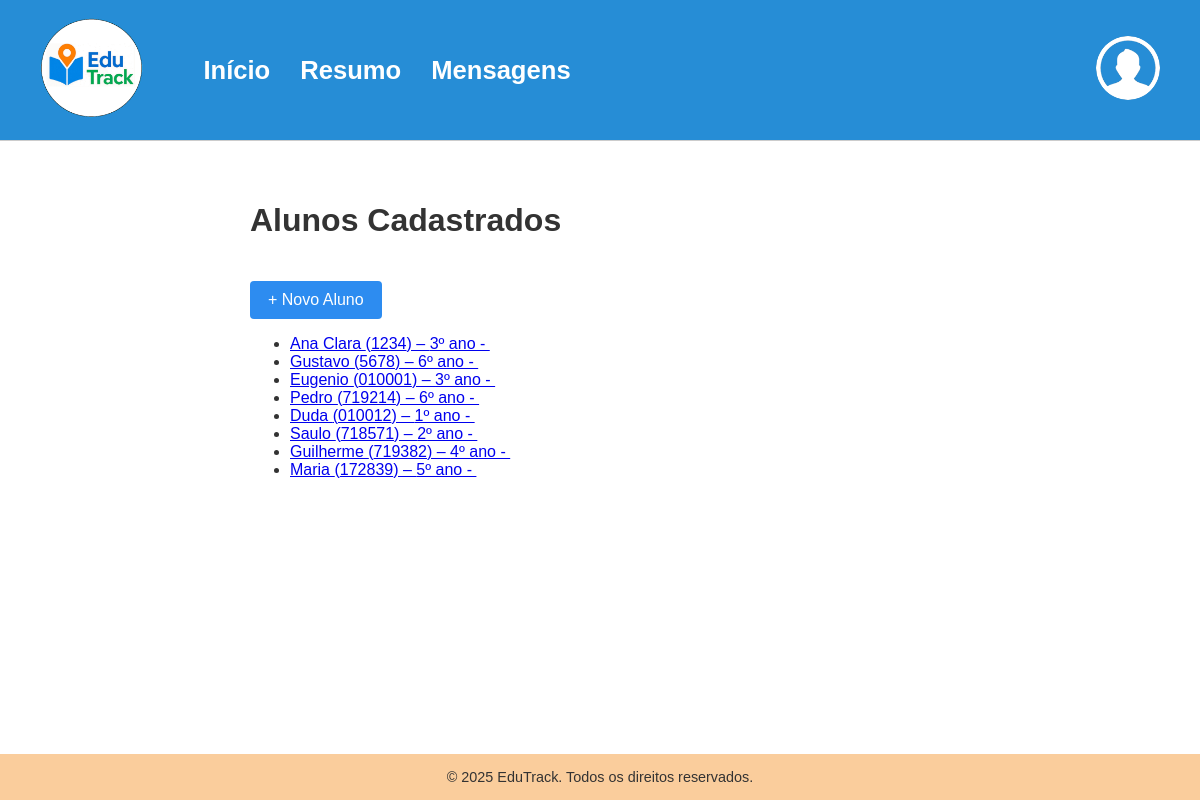
/alunoLista/, run on an earlier commit of the app's database.
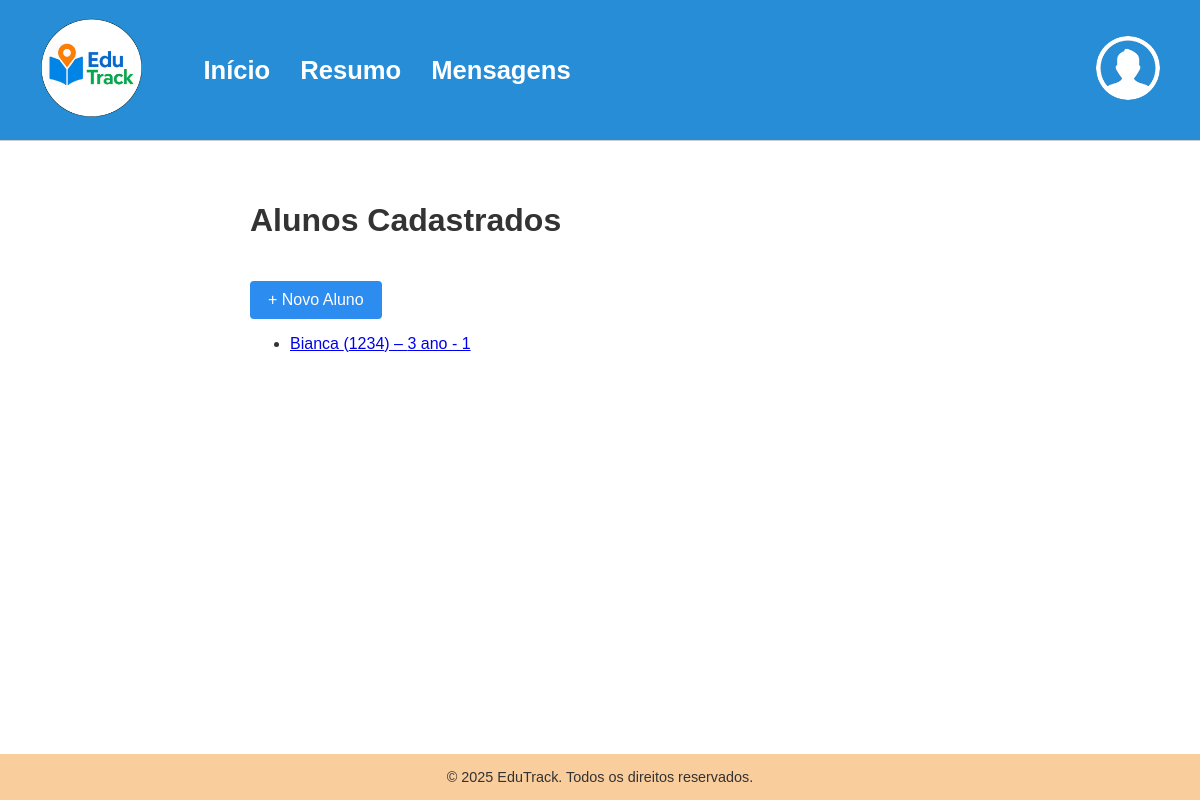
And on a later commit of the database.
### edutrack/models.py (models this page shows, shortened)
class Aluno(models.Model):
    user = models.OneToOneField(User, on_delete=models.CASCADE, null=True, blank=True)
    nome = models.CharField('Nome', max_length=100)
    matricula = models.CharField('Matrícula', max_length=20, unique=True)
    turma = models.ForeignKey('Turma', on_delete=models.SET_NULL, null=True, blank=True, verbose_name="Turma")
    pontualidade = models.PositiveIntegerField('Pontualidade (%)', default=0)
    participacao_aula = models.PositiveIntegerField('Participação em aula (%)', default=0)
    entregas_tarefas = models.PositiveIntegerField('Entregas de tarefas (%)', default=0)
    comportamento_funcionarios = models.PositiveIntegerField('Comportamento com funcionários (%)', default=0)
    participacao_oficinas = models.PositiveIntegerField('Participação em oficinas (%)', default=0)
    comportamento_sala = models.PositiveIntegerField('Comportamento em sala de aula (%)', default=0)
    participacao_plataformas = models.PositiveIntegerField('Participação em plataformas (%)', default=0)

class Turma(models.Model):
    serie = models.CharField(max_length=100, verbose_name="Série")
    numero = models.CharField(max_length=20, verbose_name="Número/Letra")
    def __str__(self):
        return f"{self.serie} - {self.numero}"

### edutrack/views.py (the view)
# urls.py: path('alunoLista/', views.aluno_list, name='aluno_lista'),
def aluno_list(request):
    alunos = Aluno.objects.all()
    return render(request, 'lista_alunos.html', {'alunos': alunos})

### edutrack/context_processors.py (called while the page is built, shortened)
def menu_context(request):
    if not request.user.is_authenticated:
        return {}

### edutrack_projeto/templates/lista_alunos.html (shortened to what this page needs)
{% load static %}
<!DOCTYPE html>
<html lang="pt-BR">
<head>
  <link rel="stylesheet" href="{% static 'participacao.css' %}">
</head>
<body>
  <header class="site-header">
    <a href="{% url 'aluno_lista' %}" class="logo">
      <img src="{% static 'imgs/logo.png' %}" alt="EduTrack Logo">
    </a>
    <nav class="main-nav">
      <ul>
        <li><a href="{% url 'aluno_lista' %}">Início</a></li>
        <li><a href="#">Resumo</a></li>
        <li><a href="#">Mensagens</a></li>
      </ul>
    </nav>
    <div class="header-right">
      <a href="#" class="profile-icon">
        <img src="{% static 'imgs/user-icon.png' %}" alt="Usuário">
      </a>
    </div>
  </header>
  <main>
    <div class="content-wrapper">
      <h1>Alunos Cadastrados</h1>
      <p><a class="btn" href="{% url 'forms_aluno' %}">+ Novo Aluno</a></p>
      <ul class="student-list">
        {% for a in alunos %}
          <li>
            <a href="{% url 'participacao' a.pk %}">
              {{ a.nome }} ({{ a.matricula }}) – {{ a.turma }}
            </a>
          </li>
        {% empty %}
          <li><em>Nenhum aluno cadastrado.</em></li>
        {% endfor %}
      </ul>
    </div>
  </main>
  <footer class="site-footer">
    © 2025 EduTrack. Todos os direitos reservados.
  </footer>
</body>
</html>

### edutrack_projeto/static/participacao.css (style rules this page uses)
html, body { height: 100%; margin: 0; }
body { display: flex; flex-direction: column; font-family: Arial, sans-serif; background-color: #fff; color: #333; }
.site-header { display: flex; align-items: center; justify-content: flex-start; background-color: #268dd6; padding: 20px 40px; height: 100px; border-bottom: 1px solid #ccc; }
.logo img { height: 100px; }
.main-nav { margin-left: 20px; }
.main-nav ul { display: flex; list-style: none; gap: 30px; }
.main-nav a { color: #fff; text-decoration: none; font-weight: 600; font-size: 1.6rem; line-height: 60px; }
.header-right { margin-left: auto; }
.header-right img { width: 64px; height: 64px; border-radius: 50%; }
main { flex: 1; }
.content-wrapper { max-width: 700px; margin: 20px auto; background: #fff; padding: 20px; border-radius: 8px; }
.btn { display: inline-block; padding: 10px 18px; background: #2d8cf0; color: #fff; text-decoration: none; border-radius: 4px; margin-top: 20px; font-size: 1rem; }
.site-footer { background-color: #FACD9C; text-align: center; padding: 15px 0; font-size: 0.9rem; color: #333; width: 100%; }

What changed in the data, as far as the page shows it:
removed Aluno: nome "Gustavo", matricula "5678", turma "6º ano - ­"
removed Aluno: nome "Eugenio", matricula "010001", turma "3º ano - ­"
removed Aluno: nome "Pedro", matricula "719214", turma "6º ano - ­"
removed Aluno: nome "Duda", matricula "010012", turma "1º ano - ­"
removed Aluno: nome "Saulo", matricula "718571", turma "2º ano - ­"
removed Aluno: nome "Guilherme", matricula "719382", turma "4º ano - ­"
removed Aluno: nome "Maria", matricula "172839", turma "5º ano - ­"
changed Aluno: nome "Ana Clara" → "Bianca"; turma "3º ano - ­" → "3 ano - 1"
